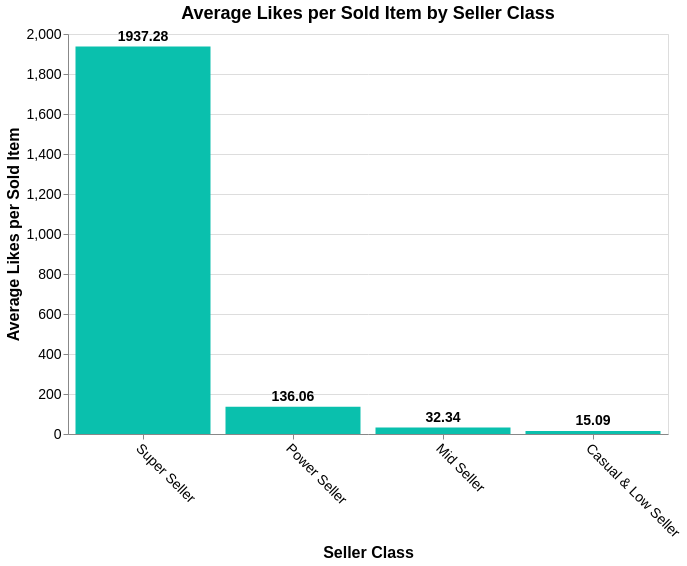

Vega-Lite specification stored for this chart:
### Vega-Lite specification from a JSON file in a GitHub repository (floating-point values rounded to 4 significant figures)
{"config": {"view": {"continuousWidth": 300, "continuousHeight": 300}, "axisX": {"labelAngle": 45, "labelFontSize": 14, "titleFontSize": 16}, "axisY": {"labelFontSize": 14, "titleFontSize": 16}, "title": {"fontSize": 18, "fontWeight": "bold"}}, "layer": [{"mark": {"type": "bar", "color": "#0AC0AD"}, "encoding": {"x": {"field": "seller_class", "sort": ["Super Seller", "Power Seller", "Mid Seller", "Casual & Low Seller"], "title": "Seller Class", "type": "nominal"}, "y": {"field": "avg_like_per_sold", "title": "Average Likes per Sold Item", "type": "quantitative"}}, "title": "Average Likes per Sold Item by Seller Class"}, {"mark": {"type": "text", "color": "black", "dy": -10, "fontSize": 14, "fontWeight": "bold"}, "encoding": {"text": {"field": "avg_like_per_sold", "format": ".2f", "type": "quantitative"}, "x": {"field": "seller_class", "sort": ["Super Seller", "Power Seller", "Mid Seller", "Casual & Low Seller"], "type": "nominal"}, "y": {"field": "avg_like_per_sold", "type": "quantitative"}}}], "data": {"name": "data-aa92c5da7ecbb4782734a2b6581a56f6"}, "height": 400, "width": 600, "$schema": "https://vega.github.io/schema/vega-lite/v5.20.1.json", "datasets": {"data-aa92c5da7ecbb4782734a2b6581a56f6": [{"seller_class": "Super Seller", "avg_like_per_sold": 1937.0}, {"seller_class": "Power Seller", "avg_like_per_sold": 136.1}, {"seller_class": "Mid Seller", "avg_like_per_sold": 32.34}, {"seller_class": "Casual & Low Seller", "avg_like_per_sold": 15.09}]}}
